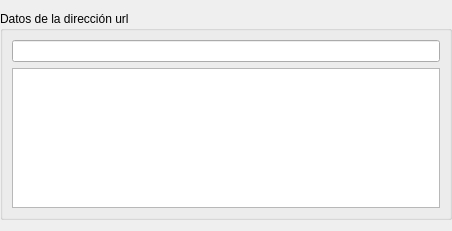
<?xml version="1.0" encoding="UTF-8"?>
<ui version="4.0">
 <class>MidleWidget</class>
 <widget class="QWidget" name="MidleWidget">
  <property name="geometry">
   <rect>
    <x>0</x>
    <y>0</y>
    <width>452</width>
    <height>231</height>
   </rect>
  </property>
  <property name="windowTitle">
   <string>Form</string>
  </property>
  <layout class="QVBoxLayout" name="verticalLayout">
   <property name="leftMargin">
    <number>0</number>
   </property>
   <property name="topMargin">
    <number>0</number>
   </property>
   <property name="rightMargin">
    <number>0</number>
   </property>
   <property name="bottomMargin">
    <number>0</number>
   </property>
   <item>
    <widget class="QGroupBox" name="groupBox_2">
     <property name="sizePolicy">
      <sizepolicy hsizetype="Preferred" vsizetype="Fixed">
       <horstretch>0</horstretch>
       <verstretch>0</verstretch>
      </sizepolicy>
     </property>
     <property name="title">
      <string>Datos de la dirección url</string>
     </property>
     <layout class="QVBoxLayout" name="verticalLayout_4">
      <property name="leftMargin">
       <number>9</number>
      </property>
      <property name="topMargin">
       <number>9</number>
      </property>
      <property name="rightMargin">
       <number>9</number>
      </property>
      <property name="bottomMargin">
       <number>9</number>
      </property>
      <item>
       <widget class="QLineEdit" name="txtUrl"/>
      </item>
      <item>
       <widget class="SWTextEdit" name="pteDesc">
        <property name="sizePolicy">
         <sizepolicy hsizetype="Expanding" vsizetype="Expanding">
          <horstretch>0</horstretch>
          <verstretch>0</verstretch>
         </sizepolicy>
        </property>
        <property name="minimumSize">
         <size>
          <width>0</width>
          <height>140</height>
         </size>
        </property>
        <property name="maximumSize">
         <size>
          <width>16777215</width>
          <height>140</height>
         </size>
        </property>
        <property name="sizeIncrement">
         <size>
          <width>0</width>
          <height>100</height>
         </size>
        </property>
       </widget>
      </item>
     </layout>
    </widget>
   </item>
  </layout>
 </widget>
 <customwidgets>
  <customwidget>
   <class>SWTextEdit</class>
   <extends>QTextEdit</extends>
   <header location="global">swwidgets/swtextedit.hpp</header>
  </customwidget>
 </customwidgets>
 <resources/>
 <connections/>
</ui>
